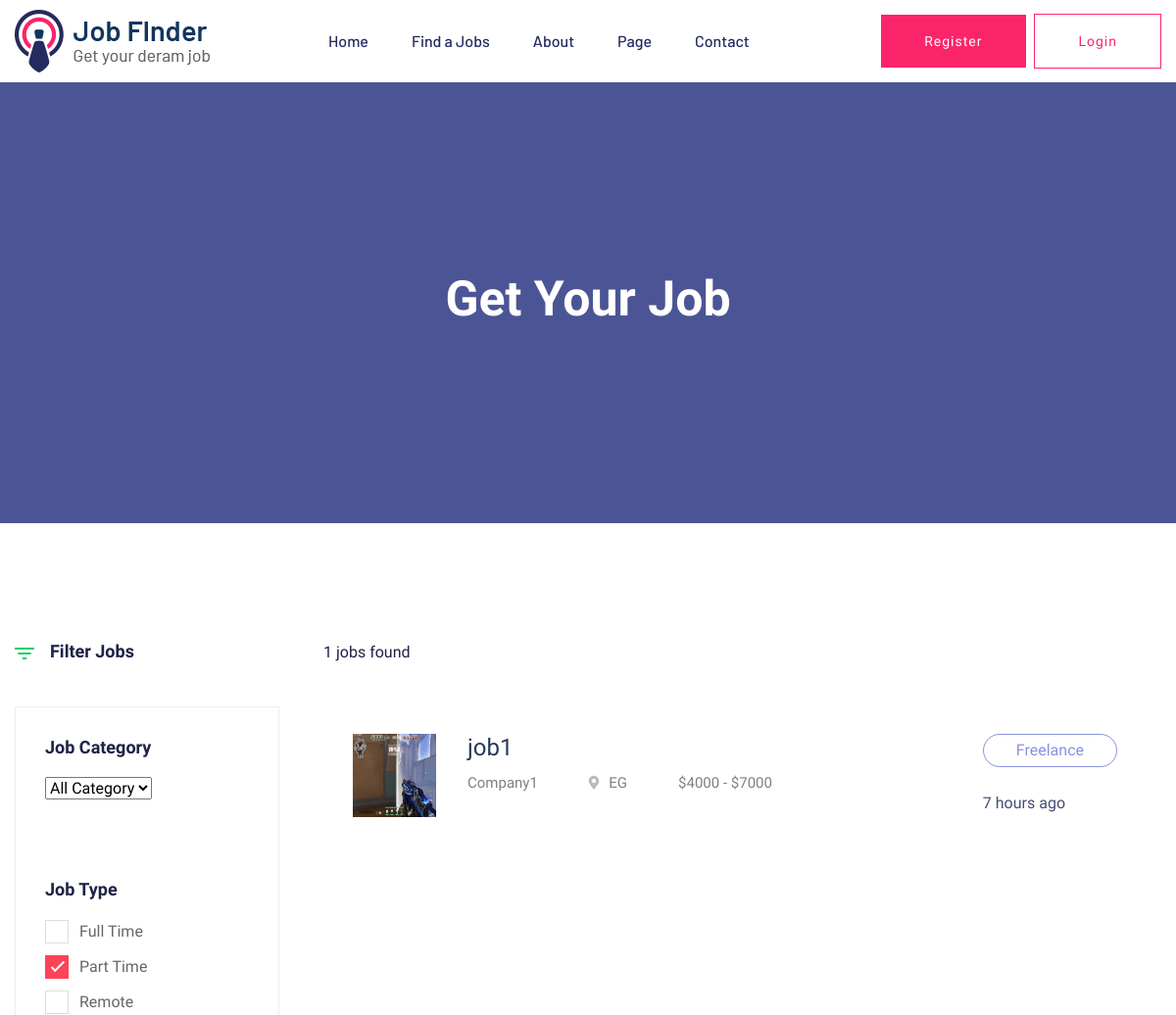
The app's page /jobs/ (upper part), older data.
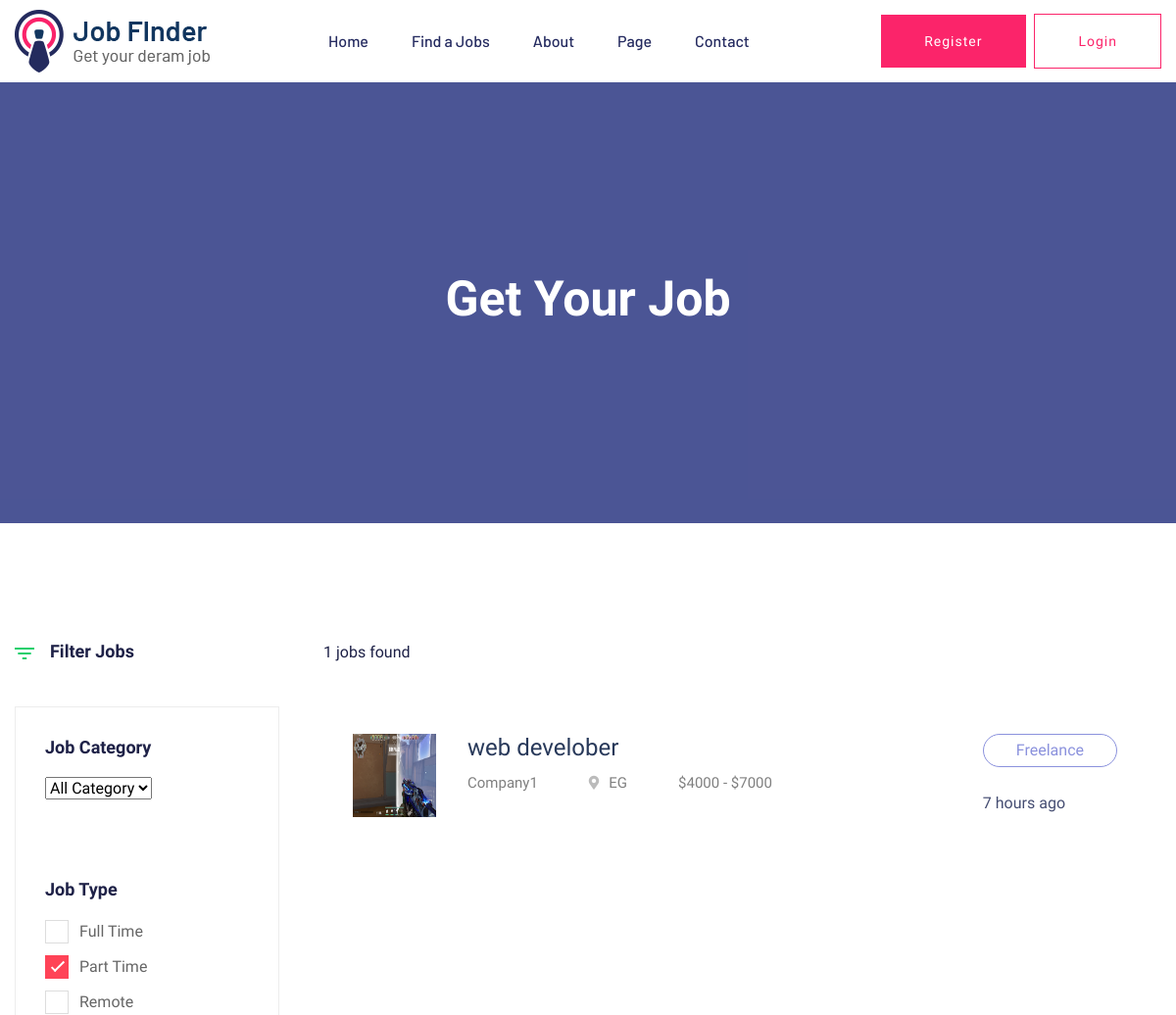
The same page, newer data.
### job/models.py (models this page shows, shortened)
class Job(models.Model):
    title = models.CharField(max_length=120)
    location = CountryField()
    company = models.ForeignKey('Company' , on_delete= models.SET_NULL,null=True,blank=True , related_name='job_company')
    created_at = models.DateTimeField(default=timezone.now)
    salary_start = models.IntegerField()
    salary_end = models.IntegerField()
    description = models.TextField(max_length=20000)
    vacancy = models.IntegerField()
    job_type = models.CharField(choices=JOB_TYPE , max_length=10)
    experience = models.IntegerField()
    category = models.ForeignKey('Category' , on_delete=models.CASCADE , related_name= 'job_category')
    slug = models.SlugField(null=True,blank=True)
    def __str__(self):
        return self.title

class Company(models.Model):
    name = models.CharField(max_length=50)
    logo = models.ImageField(upload_to='company')
    subtitle = models.TextField(max_length=100)
    website = models.URLField()
    email = models.EmailField()
    def __str__(self):
        return self.name

### job/views.py (the view)
# urls.py: path('', job_list),
def job_list(request):
    all_jobs = Job.objects.all()
    return render (request, 'job/job_list.html',{'jobs':all_jobs})

### job/templates/job/job_list.html (shortened to what this page needs)
{% extends "base.html" %}
{% block body %}
        <main>
            <div class="slider-area ">
                <div class="single-slider section-overly slider-height2 d-flex align-items-center" data-background="assets/img/hero/about.jpg">
                    <div class="container">
                        <div class="row">
                            <div class="col-xl-12">
                                <div class="hero-cap text-center">
                                    <h2>Get your job</h2>
                                </div>
                            </div>
                        </div>
                    </div>
                </div>
            </div>
            <div class="job-listing-area pt-120 pb-120">
                <div class="container">
                    <div class="row">
                        <div class="col-xl-3 col-lg-3 col-md-4">
                            <div class="row">
                                <div class="col-12">
                                        <div class="small-section-tittle2 mb-45">
                                        <div class="ion">
                                        </div>
                                        <h4>Filter Jobs</h4>
                                    </div>
                                </div>
                            </div>
                            <div class="job-category-listing mb-50">
                                <div class="single-listing">
                                <div class="small-section-tittle2">
                                        <h4>Job Category</h4>
                                </div>
                                    <div class="select-job-items2">
                                        <select name="select">
                                            <option value="">All Category</option>
                                        </select>
                                    </div>
                                    <div class="select-Categories pt-80 pb-50">
                                        <div class="small-section-tittle2">
                                            <h4>Job Type</h4>
                                        </div>
                                        <label class="container">Full Time
                                            <span class="checkmark"></span>
                                        </label>
                                        <label class="container">Part Time
                                            <span class="checkmark"></span>
                                        </label>
                                        <label class="container">Remote
                                            <span class="checkmark"></span>
                                        </label>
                                    </div>
                                </div>
                                <div class="single-listing">
                                    <aside class="left_widgets p_filter_widgets price_rangs_aside sidebar_box_shadow">
                                        <div class="widgets_inner">
                                            <div class="range_item">
                                                <input type="text" class="js-range-slider" value="" />
                                            </div>
                                        </div>
                                    </aside>
                                </div>
                            </div>
                        </div>
                        <div class="col-xl-9 col-lg-9 col-md-8">
                            <section class="featured-job-area">
                                <div class="container">
                                    <div class="row">
                                        <div class="col-lg-12">
                                            <div class="count-job mb-35">
                                                <span>{{jobs|length}} jobs found</span>
                                            </div>
                                        </div>
                                    </div>
                                    {% for object in jobs %}
                                        <div class="single-job-items mb-30">
                                            <div class="job-items">
                                                <div class="company-img">
                                                    <a href="#"><img src="{{object.company.logo.url}}" style="width:85px;height:85px;" alt=""></a>
                                                </div>
                                                <div class="job-tittle job-tittle2">
                                                    <a href="#">
                                                        <h4>{{object}}</h4>
                                                    </a>
                                                    <ul>
                                                        <li>{{object.company}}</li>
                                                        <li><i class="fas fa-map-marker-alt"></i>{{object.location}}</li>
                                                        <li>${{object.salary_start}} - ${{object.salary_end}}</li>
                                                    </ul>
                                                </div>
                                            </div>
                                            <div class="items-link items-link2 f-right">
                                                <a href="job_details.html">{{object.job_type}}</a>
                                                <span>7 hours ago</span>
                                            </div>
                                        </div>
                                    {% endfor %}
                                </div>
                            </section>
                        </div>
                    </div>
                </div>
            </div>
        </main>
    {% endblock body %}

### templates/base.html (shortened to what this page needs)
{% load static %}
<!doctype html>
<html class="no-js" lang="zxx">
    <head>
            <link rel="stylesheet" href="{% static 'assets/css/bootstrap.min.css' %}">
            <link rel="stylesheet" href="{% static 'assets/css/owl.carousel.min.css' %}">
            <link rel="stylesheet" href="{% static 'assets/css/flaticon.css' %}">
            <link rel="stylesheet" href="{% static 'assets/css/price_rangs.css' %}">
            <link rel="stylesheet" href="{% static 'assets/css/slicknav.css' %}">
            <link rel="stylesheet" href="{% static 'assets/css/animate.min.css' %}">
            <link rel="stylesheet" href="{% static 'assets/css/magnific-popup.css' %}">
            <link rel="stylesheet" href="{% static 'assets/css/fontawesome-all.min.css' %}">
            <link rel="stylesheet" href="{% static 'assets/css/themify-icons.css' %}">
            <link rel="stylesheet" href="{% static 'assets/css/slick.css' %}">
            <link rel="stylesheet" href="{% static 'assets/css/nice-select.css' %}">
            <link rel="stylesheet" href="{% static 'assets/css/style.css' %}">
   </head>
   <body>
    <header>
       <div class="header-area header-transparrent">
           <div class="headder-top header-sticky">
                <div class="container">
                    <div class="row align-items-center">
                        <div class="col-lg-3 col-md-2">
                            <div class="logo">
                                <a href="index.html"><img src="assets/img/logo/logo.png" alt=""></a>
                            </div>
                        </div>
                        <div class="col-lg-9 col-md-9">
                            <div class="menu-wrapper">
                                <div class="main-menu">
                                    <nav class="d-none d-lg-block">
                                        <ul id="navigation">
                                            <li><a href="index.html">Home</a></li>
                                            <li><a href="job_listing.html">Find a Jobs </a></li>
                                            <li><a href="about.html">About</a></li>
                                            <li><a href="#">Page</a>
                                            </li>
                                            <li><a href="contact.html">Contact</a></li>
                                        </ul>
                                    </nav>
                                </div>
                                <div class="header-btn d-none f-right d-lg-block">
                                    <a href="#" class="btn head-btn1">Register</a>
                                    <a href="#" class="btn head-btn2">Login</a>
                                </div>
                            </div>
                        </div>
                        <div class="col-12">
                        </div>
                    </div>
                </div>
           </div>
       </div>
    </header>
    {% block body %}{% endblock body %}
    </body>
</html>

### static/assets/css/price_rangs.css (style rules this page uses)
.irs-hidden-input { position: absolute !important; display: block !important; top: 0 !important; left: 0 !important; width: 0 !important; height: 0 !important; font-size: 0 !important; line-height: 0 !important; padding: 0 !important; margin: 0 !important; outline: none !important; z-index: -9999 !important; background: none !important; border-style: solid !important; border-color: transparent !important; }

Row changes from the older to the newer data that the page shows:
changed Job "Freelance": title "job1" → "web develober"
